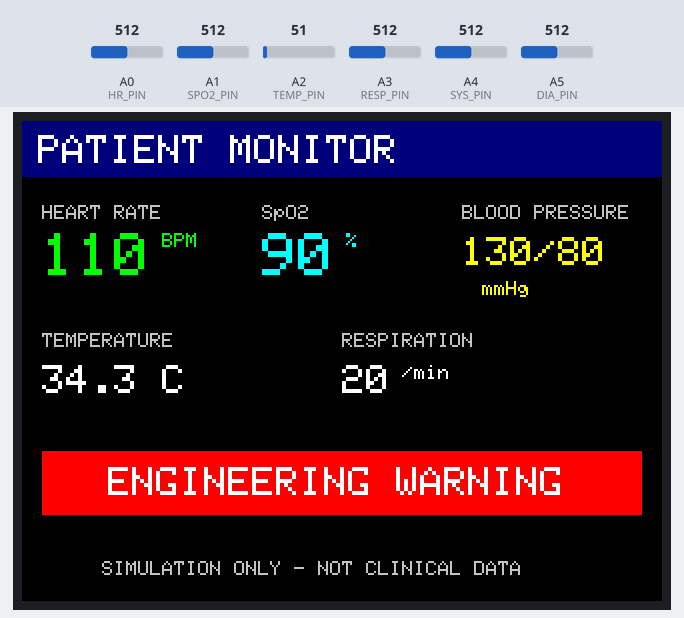
The sketch below on a simulated Arduino Mega 2560, built with avr-gcc and run on an emulated ATmega2560. On the bench: 320×240 colour display. The test bench sets the inputs (shaded band); at power-on: A2 (TEMP_PIN) = 51, A0 (HR_PIN) = 512, A4 (SYS_PIN) = 512, A3 (RESP_PIN) = 512, A1 (SPO2_PIN) = 512, A5 (DIA_PIN) = 512. What the sketch prints to the serial monitor is not drawn.

Above: at 1.4 s.
1.5 s: A2 (TEMP_PIN) set to 71
4.5 s: A0 (HR_PIN) set to 490
At 5.3 s:
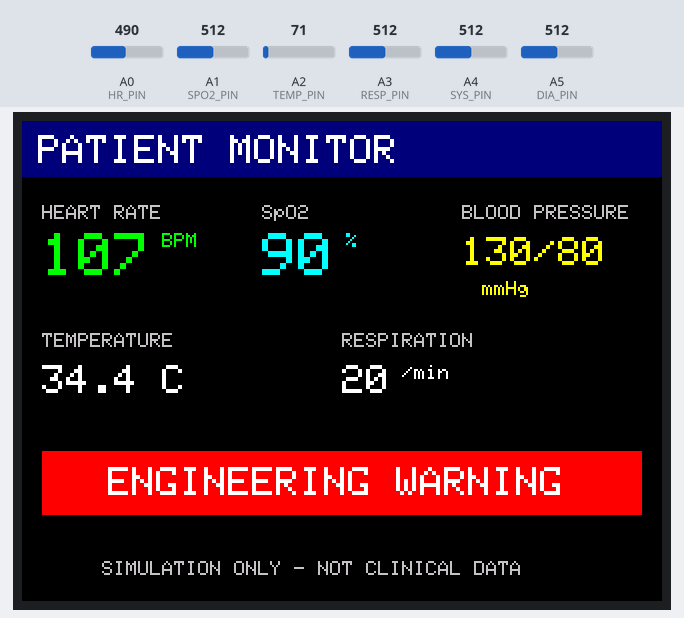
6.6 s: A4 (SYS_PIN) set to 214
9.6 s: A4 (SYS_PIN) set to 190
At 10.3 s:
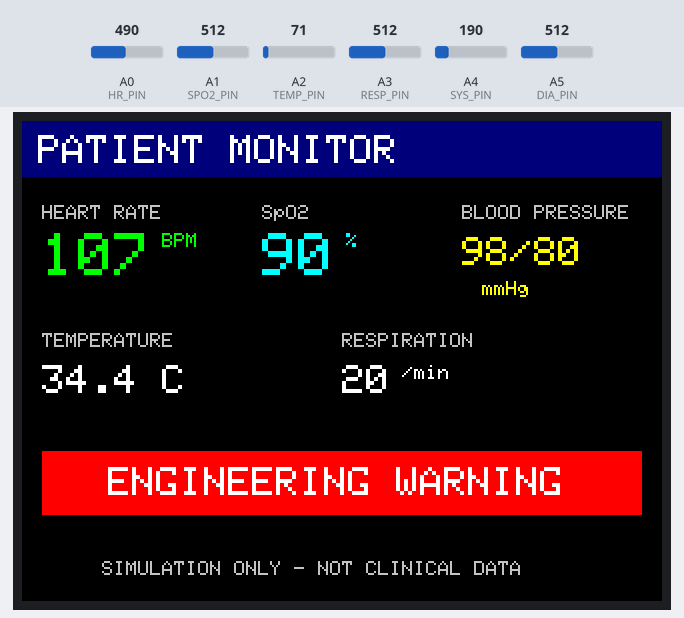
12.6 s: A3 (RESP_PIN) set to 157
15.6 s: A3 (RESP_PIN) set to 136
At 16.3 s:
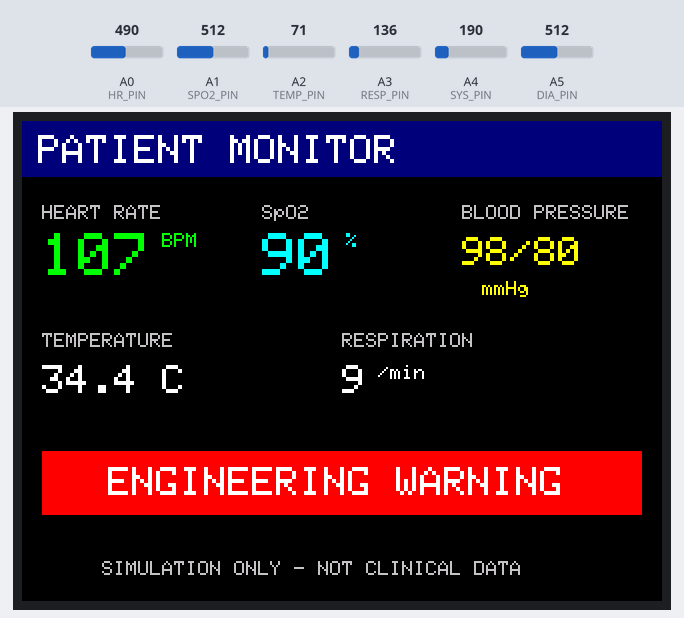

The sketch:

day2_tft_patient_monitor.ino
```cpp
#include <SPI.h>
#include <Adafruit_GFX.h>
#include <Adafruit_ILI9341.h>

// Smart Assisted-Care Hospital Bed — Day 2
// Simulation only — NOT clinical measurement.

const int TFT_CS  = 53;
const int TFT_DC  = 49;
const int TFT_RST = 48;
Adafruit_ILI9341 tft(TFT_CS, TFT_DC, TFT_RST);

const int HR_PIN   = A0;
const int SPO2_PIN = A1;
const int TEMP_PIN = A2;
const int RESP_PIN = A3;
const int SYS_PIN  = A4;
const int DIA_PIN  = A5;

int hr, spo2, resp, systolic, diastolic;
float tempC;
bool warningState;

unsigned long lastReadMs = 0;
unsigned long lastDrawMs = 0;

bool engineeringWarning() {
  return hr < 50 || hr > 120 || spo2 < 92 || tempC < 35.5 || tempC > 38.0 ||
         resp < 10 || resp > 24 || systolic < 90 || systolic > 140 ||
         diastolic < 60 || diastolic > 90;
}

void readVitals() {
  hr = map(analogRead(HR_PIN), 0, 1023, 40, 180);
  spo2 = map(analogRead(SPO2_PIN), 0, 1023, 80, 100);
  tempC = map(analogRead(TEMP_PIN), 0, 1023, 340, 405) / 10.0;
  resp = map(analogRead(RESP_PIN), 0, 1023, 6, 35);
  systolic = map(analogRead(SYS_PIN), 0, 1023, 80, 180);
  diastolic = map(analogRead(DIA_PIN), 0, 1023, 40, 120);
  warningState = engineeringWarning();
}

void drawMonitor() {
  tft.fillScreen(ILI9341_BLACK);
  tft.fillRect(0, 0, 320, 28, ILI9341_NAVY);
  tft.setTextColor(ILI9341_WHITE);
  tft.setTextSize(2);
  tft.setCursor(8, 7);
  tft.print("PATIENT MONITOR");

  tft.setTextSize(1);
  tft.setTextColor(ILI9341_LIGHTGREY);
  tft.setCursor(10, 42); tft.print("HEART RATE");
  tft.setCursor(120, 42); tft.print("SpO2");
  tft.setCursor(220, 42); tft.print("BLOOD PRESSURE");

  tft.setTextSize(3);
  tft.setTextColor(ILI9341_GREEN);
  tft.setCursor(10, 56); tft.print(hr);
  tft.setTextSize(1); tft.print(" BPM");

  tft.setTextSize(3);
  tft.setTextColor(ILI9341_CYAN);
  tft.setCursor(120, 56); tft.print(spo2);
  tft.setTextSize(1); tft.print(" %");

  tft.setTextSize(2);
  tft.setTextColor(ILI9341_YELLOW);
  tft.setCursor(220, 58); tft.print(systolic); tft.print("/"); tft.print(diastolic);
  tft.setTextSize(1); tft.setCursor(230, 80); tft.print("mmHg");

  tft.setTextColor(ILI9341_LIGHTGREY);
  tft.setCursor(10, 106); tft.print("TEMPERATURE");
  tft.setCursor(160, 106); tft.print("RESPIRATION");

  tft.setTextSize(2);
  tft.setTextColor(ILI9341_WHITE);
  tft.setCursor(10, 122); tft.print(tempC, 1); tft.print(" C");
  tft.setCursor(160, 122); tft.print(resp);
  tft.setTextSize(1); tft.print(" /min");

  if (warningState) {
    tft.fillRect(10, 165, 300, 32, ILI9341_RED);
    tft.setTextColor(ILI9341_WHITE);
    tft.setTextSize(2);
    tft.setCursor(43, 173);
    tft.print("ENGINEERING WARNING");
  } else {
    tft.fillRect(10, 165, 300, 32, ILI9341_DARKGREEN);
    tft.setTextColor(ILI9341_WHITE);
    tft.setTextSize(2);
    tft.setCursor(79, 173);
    tft.print("VALUES STABLE");
  }

  tft.setTextColor(ILI9341_LIGHTGREY);
  tft.setTextSize(1);
  tft.setCursor(40, 220);
  tft.print("SIMULATION ONLY - NOT CLINICAL DATA");
}

void printSerial() {
  Serial.print("HR="); Serial.print(hr);
  Serial.print(" | SpO2="); Serial.print(spo2);
  Serial.print(" | BP="); Serial.print(systolic); Serial.print("/"); Serial.print(diastolic);
  Serial.print(" | Temp="); Serial.print(tempC, 1);
  Serial.print(" | Resp="); Serial.print(resp);
  Serial.print(" | Warning="); Serial.println(warningState ? "YES" : "NO");
}

void setup() {
  Serial.begin(115200);
  tft.begin();
  tft.setRotation(1);
  readVitals();
  drawMonitor();
}

void loop() {
  unsigned long now = millis();

  if (now - lastReadMs >= 100) {
    lastReadMs = now;
    readVitals();
  }

  if (now - lastDrawMs >= 500) {
    lastDrawMs = now;
    drawMonitor();
    printSerial();
  }
}
```
